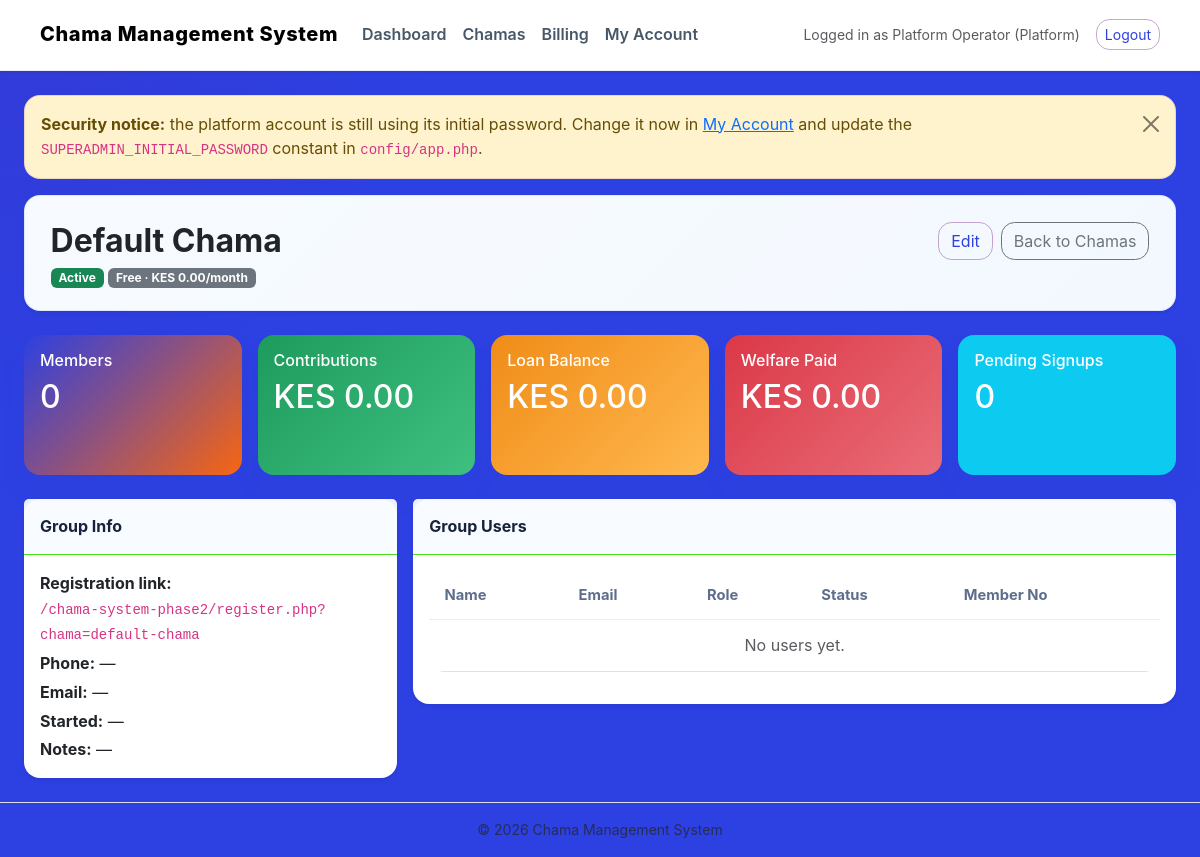
The app's page /chama-system-phase2/chamas/view.php?id=1 (signed in) with its own data.
### tables this page shows
CREATE TABLE chamas (
    id INT UNSIGNED NOT NULL AUTO_INCREMENT,
    name VARCHAR(150) NOT NULL,
    slug VARCHAR(180) NOT NULL,
    phone VARCHAR(30) NOT NULL DEFAULT '',
    billing_phone VARCHAR(30) NOT NULL DEFAULT '' COMMENT 'M-Pesa number billed for the subscription',
    email VARCHAR(150) NOT NULL DEFAULT '',
    plan ENUM('free','pro') NOT NULL DEFAULT 'free',
    monthly_fee DECIMAL(10,2) NOT NULL DEFAULT 0 COMMENT 'what the CHAMA pays the platform',
    monthly_dues DECIMAL(10,2) NOT NULL DEFAULT 0 COMMENT 'what each MEMBER pays the chama per month',
    sms_enabled TINYINT(1) NOT NULL DEFAULT 0 COMMENT 'monthly dues reminders on/off',
    sms_receipts TINYINT(1) NOT NULL DEFAULT 1 COMMENT 'send confirmation SMS when money lands',
    sms_reminder_day TINYINT UNSIGNED NOT NULL DEFAULT 5 COMMENT 'day of month for the reminder, 1-28',
    sms_last_reminder DATE NULL COMMENT 'last day a reminder batch was sent',
    pay_shortcode VARCHAR(20) NOT NULL DEFAULT '' COMMENT 'group OWN Paybill/Till for member money',
    pay_passkey VARCHAR(120) NOT NULL DEFAULT '' COMMENT 'Daraja passkey for the group shortcode',
    pay_verified TINYINT(1) NOT NULL DEFAULT 0 COMMENT 'operator confirmed route ownership',
    pay_verified_at DATETIME NULL,
    welfare_threshold DECIMAL(12,2) NOT NULL DEFAULT 0 COMMENT 'payouts at/above this need a second approver; 0 = off',
    sms_balance INT NOT NULL DEFAULT 0 COMMENT 'prepaid SMS units',
    is_pilot TINYINT(1) NOT NULL DEFAULT 0 COMMENT 'on a free trial window',
    tier VARCHAR(20) NOT NULL DEFAULT 'standard' COMMENT 'pricing tier key',
    setup_fee DECIMAL(10,2) NOT NULL DEFAULT 0 COMMENT 'one-off onboarding fee quoted',
    setup_fee_paid TINYINT(1) NOT NULL DEFAULT 0,
    plan_expires_at DATE NULL COMMENT 'NULL = never expires',
    status ENUM('active','suspended') NOT NULL DEFAULT 'active',
    suspension_reason VARCHAR(30) NOT NULL DEFAULT '' COMMENT 'nonpayment | manual | empty',
    started_at DATE NULL,
    notes VARCHAR(255) NOT NULL DEFAULT '',
    created_at TIMESTAMP NOT NULL DEFAULT CURRENT_TIMESTAMP,
    PRIMARY KEY (id),
    UNIQUE KEY uq_chamas_slug (slug)
);

### chama-system-phase2/config/app.php (called while the page is built, shortened)
<?php
function url(string $path = ''): string
{
    return BASE_URL . '/' . ltrim($path, '/');
}
function money($amount): string
{
    return 'KES ' . number_format((float)$amount, 2);
}
function e($value): string
{
    return htmlspecialchars((string)$value, ENT_QUOTES, 'UTF-8');
}

### chama-system-phase2/chamas/view.php (the view, shortened to what this page needs)
<?php
require_once __DIR__ . '/../includes/header.php';
$id = (int)($_GET['id'] ?? 0);
$stmt = $pdo->prepare('SELECT * FROM chamas WHERE id = ?');
$stmt->execute([$id]);
$chama = $stmt->fetch();
$stmt = $pdo->prepare("SELECT COUNT(*) FROM members WHERE chama_id = ?");
$stmt->execute([$id]);
$memberCount = (int)$stmt->fetchColumn();
$stmt = $pdo->prepare("SELECT COALESCE(SUM(amount),0) FROM contributions WHERE chama_id = ?");
$stmt->execute([$id]);
$totalContributions = (float)$stmt->fetchColumn();
$stmt = $pdo->prepare("SELECT COALESCE(SUM(balance),0) FROM loans WHERE chama_id = ? AND status = 'approved'");
$stmt->execute([$id]);
$loanBalance = (float)$stmt->fetchColumn();
$stmt = $pdo->prepare("SELECT COALESCE(SUM(amount),0) FROM welfare_payouts WHERE chama_id = ? AND status IN ('approved','paid')");
$stmt->execute([$id]);
$welfarePaid = (float)$stmt->fetchColumn();
$stmt = $pdo->prepare("SELECT COUNT(*) FROM users WHERE chama_id = ? AND account_status = 'pending'");
$stmt->execute([$id]);
$pendingRegistrations = (int)$stmt->fetchColumn();
$stmt = $pdo->prepare("SELECT u.id, u.name, u.email, u.role, u.account_status, m.member_no FROM users u LEFT JOIN members m ON m.id = u.member_id WHERE u.chama_id = ? ORDER BY u.id DESC");
$stmt->execute([$id]);
$users = $stmt->fetchAll();
?>
<div class="card hero-card shadow-sm mb-4">
    <div class="card-body d-flex flex-column flex-md-row justify-content-between align-items-start gap-3">
        <div>
            <h2 class="fw-bold mb-1"><?= e($chama['name']) ?></h2>
            <div class="text-muted">
                <span class="badge bg-<?= $chama['status'] === 'active' ? 'success' : 'danger' ?>"><?= e(ucfirst($chama['status'])) ?></span>
                <span class="badge bg-<?= $chama['plan'] === 'pro' ? 'primary' : 'secondary' ?>"><?= e(ucfirst($chama['plan'])) ?> · <?= money($chama['monthly_fee']) ?>/month</span>
            </div>
        </div>
        <div class="d-flex gap-2">
            <a href="<?= url('chamas/edit.php?id=' . $id) ?>" class="btn btn-outline-primary">Edit</a>
            <a href="<?= url('chamas/index.php') ?>" class="btn btn-outline-secondary">Back to Chamas</a>
        </div>
    </div>
</div>
<div class="row row-cols-1 row-cols-md-5 g-3 mb-4">
    <div class="col"><div class="card stat-card bg-primary"><div class="card-body"><h6 class="mb-2">Members</h6><h2><?= e($memberCount) ?></h2></div></div></div>
    <div class="col"><div class="card stat-card bg-success"><div class="card-body"><h6 class="mb-2">Contributions</h6><h2><?= money($totalContributions) ?></h2></div></div></div>
    <div class="col"><div class="card stat-card bg-warning"><div class="card-body"><h6 class="mb-2">Loan Balance</h6><h2><?= money($loanBalance) ?></h2></div></div></div>
    <div class="col"><div class="card stat-card bg-danger"><div class="card-body"><h6 class="mb-2">Welfare Paid</h6><h2><?= money($welfarePaid) ?></h2></div></div></div>
    <div class="col"><div class="card stat-card bg-info"><div class="card-body"><h6 class="mb-2">Pending Signups</h6><h2><?= e($pendingRegistrations) ?></h2></div></div></div>
</div>
<div class="row g-3">
    <div class="col-lg-4">
        <div class="card shadow-sm h-100">
            <div class="card-header">Group Info</div>
            <div class="card-body">
                <p class="mb-1"><strong>Registration link:</strong><br><code class="user-select-all"><?= e(url('register.php?chama=' . $chama['slug'])) ?></code></p>
                <p class="mb-1"><strong>Phone:</strong> <?= e($chama['phone'] ?: '—') ?></p>
                <p class="mb-1"><strong>Email:</strong> <?= e($chama['email'] ?: '—') ?></p>
                <p class="mb-1"><strong>Started:</strong> <?= e($chama['started_at'] ?: '—') ?></p>
                <p class="mb-0"><strong>Notes:</strong> <?= e($chama['notes'] ?: '—') ?></p>
            </div>
        </div>
    </div>
    <div class="col-lg-8">
        <div class="card shadow-sm">
            <div class="card-header">Group Users</div>
            <div class="card-body table-responsive">
                <table class="table table-hover align-middle">
                    <thead><tr><th>Name</th><th>Email</th><th>Role</th><th>Status</th><th>Member No</th></tr></thead>
                    <tbody>
                    <?php if (!$users): ?><tr><td colspan="5" class="text-center text-muted">No users yet.</td></tr><?php endif; ?>
                    </tbody>
                </table>
            </div>
        </div>
    </div>
</div>
<?php require_once __DIR__ . '/../includes/footer.php'; ?>

### chama-system-phase2/assets/css/style.css (style rules this page uses)
:root { --bg: #eef4fb; --surface: #ffffff; --surface-alt: #f8fbff; --border: #47e018; --text: #172339; --muted: #c9274f; --primary: #2d40e2; --primary-rgb: 95, 7, 117; --primary-alt: #f86611; --primary-soft: #6563dd; --success: #1c9b5c; --warning: #f08c18; --danger: #db3847; --hero-kicker: #44ff1f; --hero-accent: #ffe08a; --hero-main: #44ff1f; --hero-subtitle: #d7e2ff; --bs-primary: var(--primary); --bs-primary-rgb: var(--primary-rgb); }
body { background: radial-gradient(circle at top left, rgba(var(--primary-rgb), 0.10), transparent 30%), linear-gradient(180deg, var(--primary) 0%, var(--primary) 100%) !important; color: var(--text); font-family: 'Inter', system-ui, -apple-system, BlinkMacSystemFont, 'Segoe UI', sans-serif; line-height: 1.55; min-height: 100vh; }
.card { border: 0; border-radius: 1rem; box-shadow: 0 18px 30px rgba(24, 83, 152, 0.06); }
.card-header { background: rgba(248, 251, 255, 0.95); border-bottom: 1px solid var(--border); font-weight: 700; color: var(--text); padding: 0.95rem 1rem; }
.hero-card { background: linear-gradient(135deg, #f7fbff 0%, #f3f8ff 100%); border: 1px solid rgba(62, 105, 255, 0.12); }
.hero-card .card-body { padding: 1.6rem 1.6rem 1.3rem; }
.card-body { padding: 1rem 1rem; }
.stat-card { color: #fff; overflow: hidden; position: relative; min-height: 140px; }
.stat-card.bg-primary { background: linear-gradient(135deg, var(--primary), var(--primary-alt)); }
.stat-card.bg-success { background: linear-gradient(135deg, #1c9b5c, #3fbf80); }
.stat-card.bg-warning { background: linear-gradient(135deg, #f08c18, #ffb84e); }
.stat-card.bg-danger { background: linear-gradient(135deg, #db3847, #e96d78); }
.table { background: var(--surface); border-radius: 1rem; overflow: hidden; }
.table th, .table td { vertical-align: middle; padding: 0.8rem 0.95rem; }
.table thead th { color: #5e6e8d; border-bottom: 1px solid #e9eef6; font-size: 0.92rem; }
.table tbody tr { transition: background-color 0.2s ease; }
.badge { font-weight: 700; text-transform: none; }
.btn { border-radius: 0.85rem; transition: transform 0.15s ease, box-shadow 0.15s ease, background-color 0.15s ease; }
.btn-outline-primary { --bs-btn-color: var(--primary); --bs-btn-border-color: rgba(var(--primary-rgb), 0.35); --bs-btn-hover-bg: var(--primary); --bs-btn-hover-border-color: var(--primary); --bs-btn-active-bg: var(--primary); --bs-btn-active-border-color: var(--primary); border-color: rgba(var(--primary-rgb), 0.35); color: var(--primary); }

### records on screen
chamas: name "Default Chama", status "Active", plan "Free", monthly_fee "KES 0.00", slug "/chama-system-phase2/register.php?chama=default-chama", phone "—", email "—", started_at "—", notes "—"

### other values on screen
$brandName "Chama Management System"
$user['name'] "Platform Operator"
$memberCount "0"
money($totalContributions) "KES 0.00"
money($loanBalance) "KES 0.00"
money($welfarePaid) "KES 0.00"
$pendingRegistrations "0"
APP_NAME "Chama Management System"
